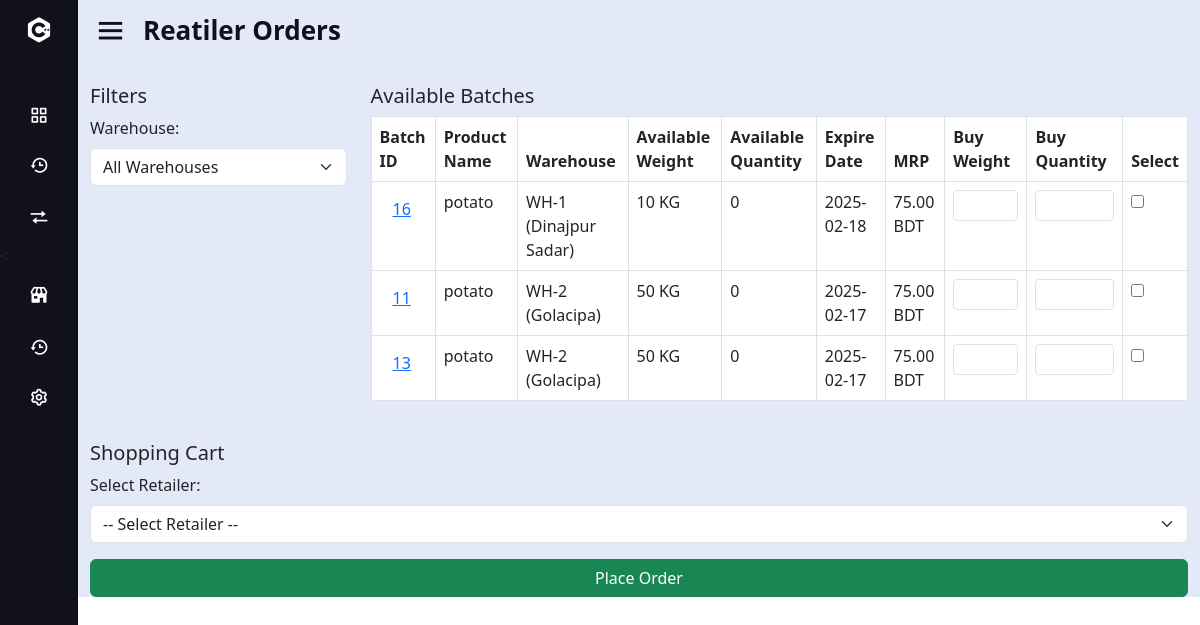
The page /Retailer/New_Order.php on the database its author committed.
### tables this page shows
CREATE TABLE `w_inventory_t` (
  `warehouseID` int(11) NOT NULL,
  `pbatchID` int(11) NOT NULL,
  `productID` int(11) NOT NULL,
  `weight` int(10) NOT NULL,
  `quantity` int(10) NOT NULL
);

CREATE TABLE `product_t` (
  `productID` int(11) NOT NULL,
  `product_name` varchar(100) DEFAULT NULL,
  `shelf_life` int(11) DEFAULT NULL,
  `temp` varchar(20) DEFAULT NULL,
  `humidity` varchar(20) DEFAULT NULL,
  `mrp` decimal(10,2) DEFAULT NULL,
  `product_type` varchar(20) DEFAULT NULL
);

CREATE TABLE `warehouse_t` (
  `warehouseID` int(11) NOT NULL,
  `Sub_district` varchar(50) DEFAULT NULL,
  `district` varchar(50) DEFAULT NULL,
  `division` varchar(50) DEFAULT NULL,
  `storage_capacity` decimal(10,2) DEFAULT NULL,
  `Humidity_level` int(11) DEFAULT NULL,
  `Temperature` int(11) DEFAULT NULL,
  `phone` int(11) DEFAULT NULL,
  `email` varchar(100) DEFAULT NULL,
  `managerID` int(11) DEFAULT NULL
);

### Retailer/New_Order.php (the view, shortened to what this page needs)
<?php
$servername = "localhost";
$username = "root";
$password = "";
$dbname = "traceroots";
$conn = new mysqli($servername, $username, $password, $dbname);
$selectedWarehouse = isset($_POST['warehouseFilter']) ? $_POST['warehouseFilter'] : 'all';
$batchQuery = "
    SELECT
        wi.pbatchID, wi.productID, p.product_name, p.mrp, wi.warehouseID, w.Sub_district,
        wi.weight AS available_weight, wi.quantity AS available_quantity,
        DATE_ADD(l.production_date, INTERVAL p.shelf_life DAY) AS expire_date
    FROM
        w_inventory_t wi
    JOIN
        product_t p ON wi.productID = p.productID
    JOIN
        warehouse_t w ON wi.warehouseID = w.warehouseID
    JOIN
        processed_batch_t pb ON wi.pbatchID = pb.pbatchID
    JOIN
        lot_t l ON pb.lotID = l.lotID
    WHERE wi.weight > 0";
$batchResult = $conn->query($batchQuery);
?>
<!DOCTYPE html>
<html lang="en">
<head>
    <link href="https://cdn.jsdelivr.net/npm/bootstrap@5.3.0/dist/css/bootstrap.min.css" rel="stylesheet">
    <link href="https://cdnjs.cloudflare.com/ajax/libs/font-awesome/6.0.0-beta3/css/all.min.css" rel="stylesheet">
    <link rel="stylesheet" href="style.css">
    <link href='https://unpkg.com/boxicons@2.0.7/css/boxicons.min.css' rel='stylesheet'>
</head>
<body>
    <div class="sidebar close">
        <div class="logo-details">
          <i class='bx bxl-c-plus-plus'></i>
        </div>
        <ul class="nav-links">
        <li>
            <a href="retailerDashBoard.php">
              <i class='bx bx-grid-alt' ></i>
            </a>
          </li>
          <li>
        <a href="retailerInventroy.php">
          <i class='bx bx-history'></i>
        </a>
          <li>
            <a href="reciveproduct.php">
            <i class='bx bx-transfer' ></i>
            </a>
          </li>
          <li>
            <a href="retailerOrder.php">
            <i class='bx bxs-store'></i>
            </a>
          </li>
          <li>
            <a href="history.php">
            <i class='bx bx-history' ></i>
            </a>
          </li>
          <li>
            <a href="settingsPage.php">
              <i class='bx bx-cog' ></i>
            </a>
          </li>
      </li>
    </ul>
      </div>
      <section class="home-section">
        <div class="home-content">
          <i class='bx bx-menu' ></i>
          <span class="text">Reatiler Orders</span>
        </div>
        <div class="container mt-4">
    <div class="row">
        <div class="col-md-3">
            <h5>Filters</h5>
            <form method="POST" action="">
                <div class="mb-3">
                    <label for="warehouseFilter" class="form-label">Warehouse:</label>
                    <select id="warehouseFilter" name="warehouseFilter" class="form-select" onchange="this.form.submit()">
                        <option value="all" <?php echo $selectedWarehouse === 'all' ? 'selected' : ''; ?>>All Warehouses</option>
                    </select>
                </div>
            </form>
        </div>
        <div class="col-md-9">
            <h5>Available Batches</h5>
            <div class="table-responsive">
                <table class="table table-bordered">
                    <thead>
                        <tr>
                            <th>Batch ID</th>
                            <th>Product Name</th>
                            <th>Warehouse</th>
                            <th>Available Weight</th>
                            <th>Available Quantity</th>
                            <th>Expire Date</th>
                            <th>MRP</th>
                            <th>Buy Weight</th>
                            <th>Buy Quantity</th>
                            <th>Select</th>
                        </tr>
                    </thead>
                    <tbody>
                        <?php while ($row = $batchResult->fetch_assoc()): ?>
                            <tr>
                                <td>
                                    <button type="button" class="btn btn-link batch-details"
                                            data-bs-toggle="modal" data-bs-target="#batchDetailsModal"
                                            data-pbatch-id="<?php echo $row['pbatchID']; ?>"
                                            data-product-name="<?php echo $row['product_name']; ?>"
                                            data-warehouse="<?php echo 'WH-' . $row['warehouseID'] . ' (' . $row['Sub_district'] . ')'; ?>"
                                            data-weight="<?php echo $row['available_weight']; ?>"
                                            data-quantity="<?php echo $row['available_quantity']; ?>"
                                            data-expire-date="<?php echo $row['expire_date']; ?>"
                                            data-mrp="<?php echo $row['mrp']; ?>">
                                        <?php echo $row['pbatchID']; ?>
                                    </button>
                                </td>
                                <td><?php echo $row['product_name']; ?></td>
                                <td><?php echo "WH-" . $row['warehouseID'] . " (" . $row['Sub_district'] . ")"; ?></td>
                                <td><?php echo $row['available_weight']; ?> KG</td>
                                <td><?php echo $row['available_quantity']; ?></td>
                                <td><?php echo $row['expire_date']; ?></td>
                                <td><?php echo $row['mrp']; ?> BDT</td>
                                <td><input type="number" class="form-control form-control-sm buying-weight" min="0"></td>
                                <td><input type="number" class="form-control form-control-sm buying-quantity" min="0"></td>
                                <td><input type="checkbox" class="select-batch" data-batch="<?php echo htmlspecialchars(json_encode($row)); ?>"></td>
                            </tr>
                        <?php endwhile; ?>
                    </tbody>
                </table>
            </div>
        </div>
    </div>
    <div class="row mt-4">
        <div class="col-md-12">
            <h5>Shopping Cart</h5>
            <form method="POST" action="">
                <div class="mb-3">
                    <label for="retailerID" class="form-label">Select Retailer:</label>
                    <select id="retailerID" name="retailerID" class="form-select" required>
                        <option value="">-- Select Retailer --</option>
                    </select>
                </div>
                <button type="submit" name="placeOrder" class="btn btn-success w-100">Place Order</button>
            </form>
        </div>
    </div>
</div>
</body>
</html>

### Retailer/style.css (style rules this page uses)
.sidebar { position: fixed; top: 0; left: 0; height: 100%; width: 260px; background: #11101d; z-index: 100; transition: all 0.5s ease; }
.sidebar.close { width: 78px; }
.sidebar .logo-details { height: 60px; width: 100%; display: flex; align-items: center; }
.sidebar .logo-details i { font-size: 30px; color: #fff; height: 50px; min-width: 78px; text-align: center; line-height: 50px; }
.sidebar .nav-links { height: 100%; padding: 30px 0 150px 0; overflow: auto; }
.sidebar.close .nav-links { overflow: visible; }
.sidebar .nav-links li { position: relative; list-style: none; transition: all 0.4s ease; }
.sidebar .nav-links li i { height: 50px; min-width: 78px; text-align: center; line-height: 50px; color: #fff; font-size: 20px; cursor: pointer; transition: all 0.3s ease; }
.sidebar .nav-links li a { display: flex; align-items: center; text-decoration: none; }
.home-section { position: relative; background: #E4E9F7; left: 260px; width: calc(100% - 260px); transition: all 0.5s ease; }
.sidebar.close ~ .home-section { left: 78px; width: calc(100% - 78px); }
.home-section .home-content { height: 60px; display: flex; align-items: center; }
.home-section .home-content .bx-menu, .home-section .home-content .text { color: #11101d; font-size: 35px; }
.home-section .home-content .bx-menu { margin: 0 15px; cursor: pointer; }
.home-section .home-content .text { font-size: 26px; font-weight: 600; }

### rows shown on the page
w_inventory_t: pbatchID "16", productID.product_name "potato", warehouseID "1", warehouseID.Sub_district "Dinajpur Sadar", weight "10", quantity "0", expire_date "2025-02-18", productID.mrp "75.00"
w_inventory_t: pbatchID "11", productID.product_name "potato", warehouseID "2", warehouseID.Sub_district "Golacipa", weight "50", quantity "0", expire_date "2025-02-17", productID.mrp "75.00"
w_inventory_t: pbatchID "13", productID.product_name "potato", warehouseID "2", warehouseID.Sub_district "Golacipa", weight "50", quantity "0", expire_date "2025-02-17", productID.mrp "75.00"
